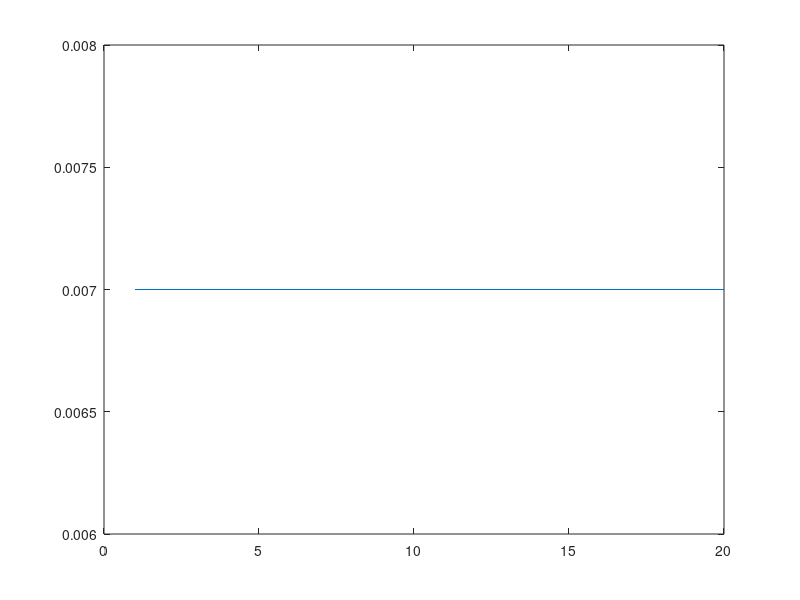

Source code (MATLAB): (Note: this script raises an error after producing the figure.)
%% 
% This is the same G_ss from demo_moments.m, except for this example we dont
% need to know the moments because the slice select will be included in the
% optimization

dt = 10e-6;

g_ss = .0070;
N_ss = round(1.375/(g_ss*dt)*1e-6);
G_ss = ones(1, N_ss) .* g_ss;

figure()
plot(G_ss)
%% Compute flow comped refocuser
params = struct;
params.mode = 'free';
params.gmax = 0.05;
params.smax = 100.0;
params.moment_params = [];
params.moment_params(:,end+1) = [0, 0, 0, -1, -1, 0, 1.0e-4];
params.moment_params(:,end+1) = [0, 1, 0, -1, -1, 0, 1.0e-4];
params.dt = dt;

TE = 1.0e-3;
N = TE/dt;
gfix = ones(1,N) * -999999;
gfix(1) = 0.0;
gfix(end) = 0.0;
gfix(1:N_ss) = G_ss;

params.TE = 1.0;
params.gfix = gfix;

[G, T_min] = get_min_TE_gfix(params, 1.0);

figure();
plot(G);

%% Same code as demo_moments.m, but once again we dont need to append G_ss, its already in there
tvec = (0:numel(G)-1)*dt*1e3; 
tMat = zeros( Nm, numel(G) );
for mm=1:Nm,
    tMat( mm, : ) = tvec.^(mm-1);
end

moments = (1e3*1e3*dt*tMat*(G'));
fprintf('Final moments = %.03f  %.03f\n', moments(1), moments(2));